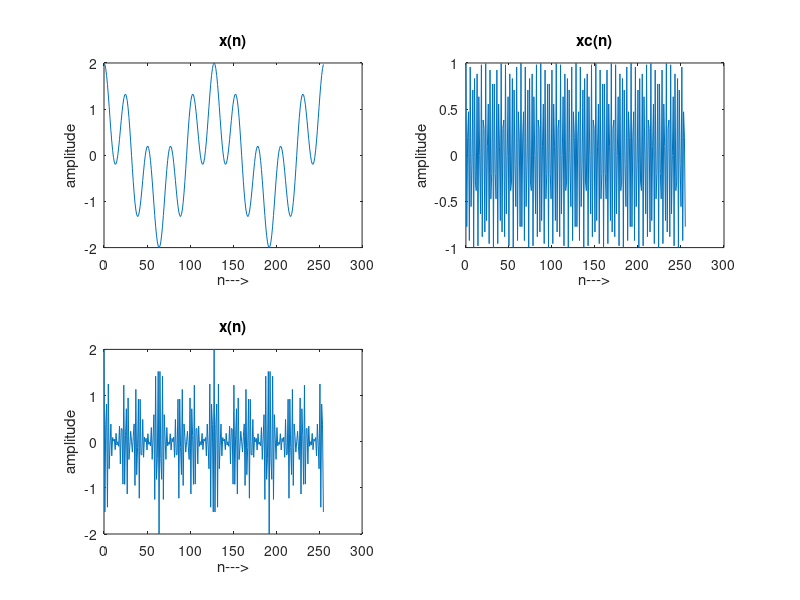
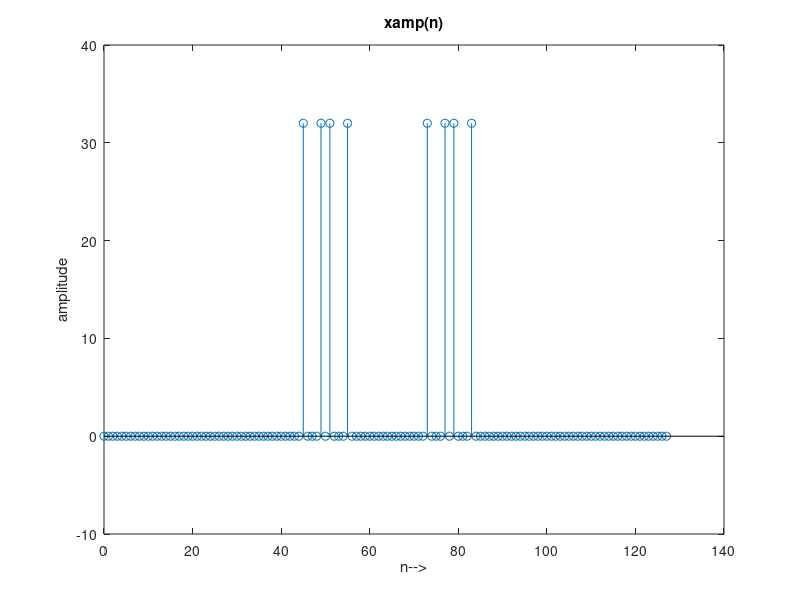
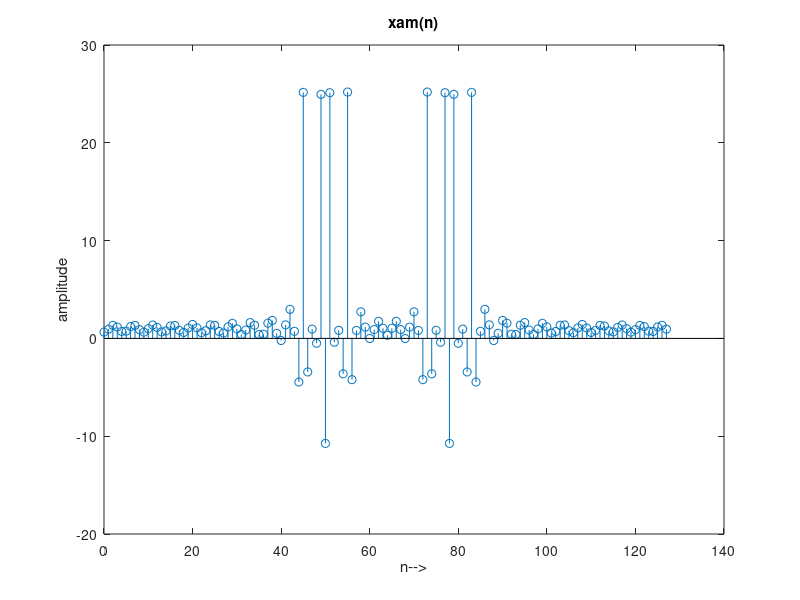

MATLAB code for these plots, in order:
%f1=1/128;
%f2=5/128;
%fc=50/128;
%x=cos(2*pi*f1*n)+cos(2*pi*f2*n);
%xc=cos(2*pi*fc*n);
%xamp=x.*xa;

%part 1
clc;
close all;clear all;
f1=1/128;
f2=5/128;
n=0:255;
fc=50/128;
x=cos(2*pi*f1*n)+cos(2*pi*f2*n);
xc=cos(2*pi*fc*n);
xa=xc;
xamp=x.*xa;
subplot(2,2,1);plot(n,x);
title('x(n)');xlabel('n--->');ylabel('amplitude');
subplot(2,2,2);plot(n,xc);
title('xc(n)');xlabel('n--->');ylabel('amplitude');
subplot(2,2,3);plot(n,xamp);
title('x(n)');xlabel('n--->');ylabel('amplitude');
%part 2 %128 point dft <127
n=0:127;
figure;
n1=128;
f1=1/128;
f2=5/128;
fc=50/128;
x=cos(2*pi*f1*n)+cos(2*pi*f2*n);
xc=cos(2*pi*fc*n);
xa=xc;
xamp=x.*xa;xam=fft(xamp,n1);
stem(n,xam);title('xamp(n)');
xlabel('n-->');ylabel('amplitude');
%part 3 %128 point dft <99
n=0:99;figure;n2=0:n1-1;
f1=1/128;
f2=5/128;
fc=50/128;
x=cos(2*pi*f1*n)+cos(2*pi*f2*n);
xc=cos(2*pi*fc*n);
xa=xc;
xamp1=x.*xa;
for i=1:100
    xamp1(i)=xamp(i);
end
xam=fft(xamp1,n1);
stem(n2,xam);title('xam(n)')
xlabel('n-->');ylabel('amplitude');